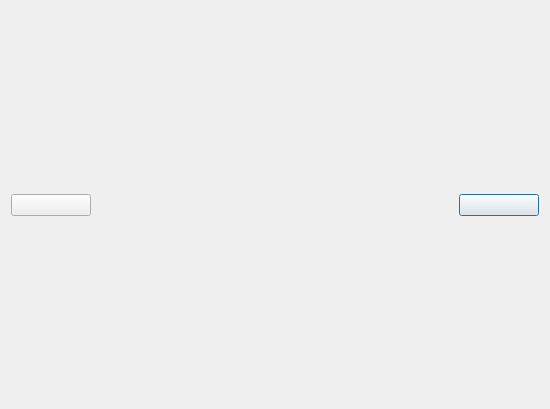
<?xml version="1.0" encoding="UTF-8"?>
<ui version="4.0">
 <class>PicShow</class>
 <widget class="QDialog" name="PicShow">
  <property name="geometry">
   <rect>
    <x>0</x>
    <y>0</y>
    <width>550</width>
    <height>409</height>
   </rect>
  </property>
  <property name="windowTitle">
   <string>Dialog</string>
  </property>
  <layout class="QGridLayout" name="gridLayout_2">
   <item row="0" column="0">
    <layout class="QGridLayout" name="gridLayout">
     <item row="1" column="4">
      <widget class="QWidget" name="widget_2" native="true">
       <property name="minimumSize">
        <size>
         <width>80</width>
         <height>0</height>
        </size>
       </property>
       <property name="maximumSize">
        <size>
         <width>80</width>
         <height>16777215</height>
        </size>
       </property>
       <layout class="QVBoxLayout" name="verticalLayout_2">
        <property name="leftMargin">
         <number>0</number>
        </property>
        <property name="topMargin">
         <number>0</number>
        </property>
        <property name="rightMargin">
         <number>0</number>
        </property>
        <property name="bottomMargin">
         <number>0</number>
        </property>
        <item>
         <widget class="PicButton" name="nextBtn">
          <property name="text">
           <string/>
          </property>
         </widget>
        </item>
       </layout>
      </widget>
     </item>
     <item row="1" column="0">
      <widget class="QWidget" name="widget" native="true">
       <property name="minimumSize">
        <size>
         <width>80</width>
         <height>0</height>
        </size>
       </property>
       <property name="maximumSize">
        <size>
         <width>80</width>
         <height>16777215</height>
        </size>
       </property>
       <layout class="QVBoxLayout" name="verticalLayout">
        <property name="leftMargin">
         <number>0</number>
        </property>
        <property name="topMargin">
         <number>0</number>
        </property>
        <property name="rightMargin">
         <number>0</number>
        </property>
        <property name="bottomMargin">
         <number>0</number>
        </property>
        <item>
         <widget class="PicButton" name="previousBtn">
          <property name="text">
           <string/>
          </property>
         </widget>
        </item>
       </layout>
      </widget>
     </item>
     <item row="1" column="2">
      <widget class="QLabel" name="label">
       <property name="text">
        <string/>
       </property>
      </widget>
     </item>
     <item row="1" column="1">
      <spacer name="horizontalSpacer">
       <property name="orientation">
        <enum>Qt::Horizontal</enum>
       </property>
       <property name="sizeHint" stdset="0">
        <size>
         <width>40</width>
         <height>20</height>
        </size>
       </property>
      </spacer>
     </item>
     <item row="0" column="2">
      <spacer name="verticalSpacer">
       <property name="orientation">
        <enum>Qt::Vertical</enum>
       </property>
       <property name="sizeHint" stdset="0">
        <size>
         <width>20</width>
         <height>40</height>
        </size>
       </property>
      </spacer>
     </item>
     <item row="2" column="2">
      <spacer name="verticalSpacer_2">
       <property name="orientation">
        <enum>Qt::Vertical</enum>
       </property>
       <property name="sizeHint" stdset="0">
        <size>
         <width>20</width>
         <height>40</height>
        </size>
       </property>
      </spacer>
     </item>
     <item row="1" column="3">
      <spacer name="horizontalSpacer_2">
       <property name="orientation">
        <enum>Qt::Horizontal</enum>
       </property>
       <property name="sizeHint" stdset="0">
        <size>
         <width>40</width>
         <height>20</height>
        </size>
       </property>
      </spacer>
     </item>
    </layout>
   </item>
  </layout>
 </widget>
 <customwidgets>
  <customwidget>
   <class>PicButton</class>
   <extends>QPushButton</extends>
   <header>picbutton.h</header>
  </customwidget>
 </customwidgets>
 <resources/>
 <connections/>
</ui>
